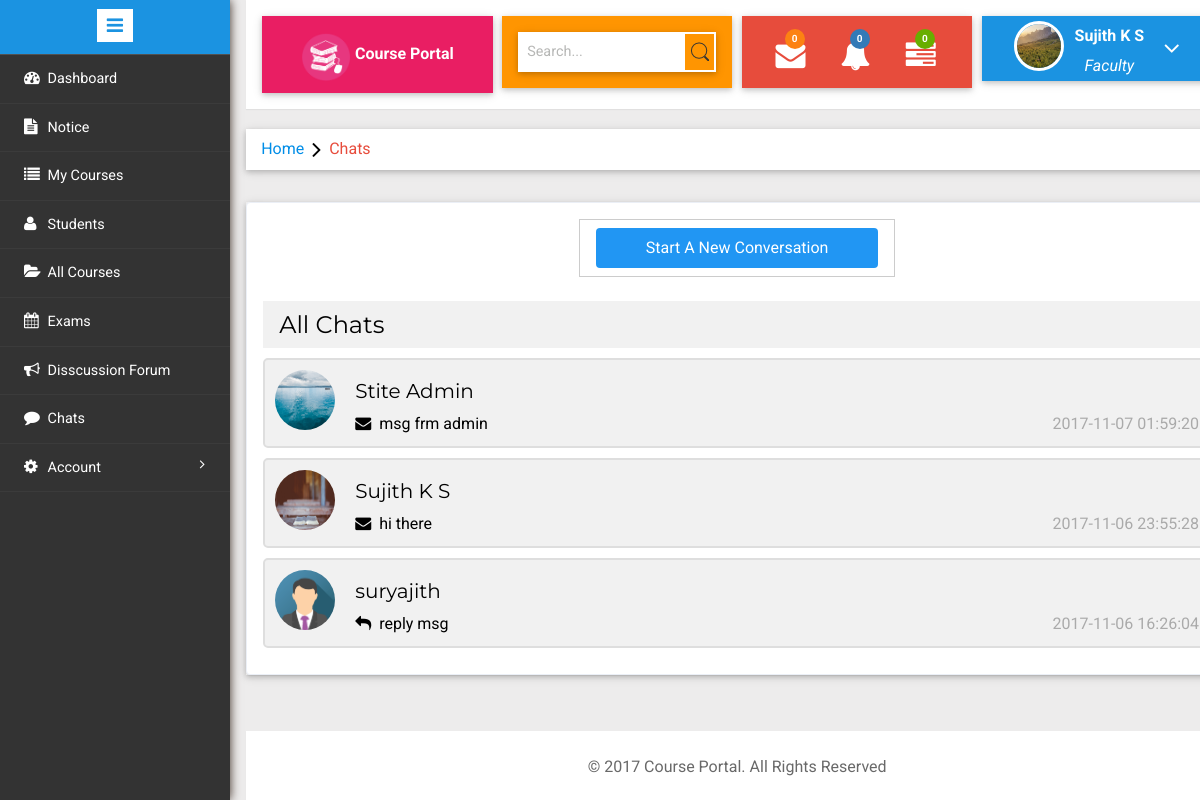
The app's page /faculty/index.php?page=chat (signed in) with its own data.
### tables this page shows
CREATE TABLE `users` (
  `id` int(11) NOT NULL,
  `name` char(40) NOT NULL,
  `email` varchar(40) NOT NULL,
  `pass` varchar(40) NOT NULL,
  `type` varchar(10) NOT NULL,
  `mobile` bigint(11) NOT NULL,
  `gender` varchar(40) NOT NULL,
  `image` varchar(50) NOT NULL DEFAULT '../images/avatar.png',
  `dob` date NOT NULL,
  `join_date` datetime NOT NULL DEFAULT CURRENT_TIMESTAMP
);

CREATE TABLE `discussion_chat` (
  `chatdetail_id` int(11) NOT NULL,
  `cdatetime` timestamp NOT NULL DEFAULT CURRENT_TIMESTAMP,
  `message` varchar(1000) NOT NULL,
  `user_id` int(11) NOT NULL,
  `chat_id` int(11) NOT NULL,
  `status` varchar(20) NOT NULL DEFAULT 'unread'
);

### faculty/index.php (the view, shortened to what this page needs)
<?php
	require("../auth.php");
	if(getStatus()!="approved")
		$home="verify.php";
	else
		$home="dashboard.php";
	function getName(){
		$fid=$_SESSION['user_id'];
		require('../connection.php');
		$query="SELECT * FROM `users` WHERE id=$fid";
        $result = mysqli_query($con,$query) or die(mysqli_error());
        $row=$result->fetch_assoc();
        return $row["name"];
	}
	function getAvatar(){
		$fid=$_SESSION['user_id'];
		require('../connection.php');
		$query="SELECT * FROM `users` WHERE id=$fid";
        $result = mysqli_query($con,$query) or die(mysqli_error());
        $row=$result->fetch_assoc();
        return $row["image"];
	}
	function getStatus(){
		$fid=$_SESSION['user_id'];
		require('../connection.php');
		$query="SELECT * FROM `faculty` WHERE facultyId=$fid";
		$result = mysqli_query($con,$query) or die(mysqli_error());
        $row=$result->fetch_assoc();
        return $row["status"];
	}
	function getUserAvatar($id){
		require('../connection.php');
		$query="SELECT * FROM `users` WHERE id=$id";
        $result = mysqli_query($con,$query) or die(mysqli_error());
        $row=$result->fetch_assoc();
        return $row["image"];
	}
?>
<!DOCTYPE HTML>
<html>
<head>
<link href="../css/bootstrap.min.css" rel='stylesheet' type='text/css' />
<link href="../css/w3.css" rel='stylesheet' type='text/css' />
<link href="../css/style.css" rel='stylesheet' type='text/css' />
<link href="../css/chat.css" rel='stylesheet' type='text/css' />
<link rel="stylesheet" href="../css/morris.css" type="text/css"/>
<link href="../css/font-awesome.css" rel="stylesheet">
<link rel="stylesheet" href="../css/icon-font.min.css" type='text/css' />
</head>
<body>
   <div class="page-container">
<div class="left-content">
	   <div class="mother-grid-inner">
				<div class="header-main w3-card-2">
					<div class="logo-w3-agile w3-pink w3-text-whit e w3-card-2">
								<img src="../images/logo.png" width="50px" height="50px"><b>  Course Portal</b>
							</div>
					<div class="w3layouts-left w3-card-2">
								<div class="w3-search-box w3-card-2">
								<form action="index.php?page=search" method="post">
								<input type="text" placeholder="Search..." name="name" required="">
								<input type="submit" name="submit" value="">
							</form>
								</div>
								</div>
								<div class="w3layouts-right w3-card-2">
								   <div class="profile_details_left">
									   <ul class="nofitications-dropdown">
										   <li class="dropdown head-dpdn">
											   <a href="#" class="dropdown-toggle" data-toggle="dropdown" aria-expanded="false"><i class="fa fa-envelope"></i><span class="badge">0</span></a>
										   </li>
										   <li class="dropdown head-dpdn">
											   <a href="#" class="dropdown-toggle" data-toggle="dropdown" aria-expanded="false"><i class="fa fa-bell"></i><span class="badge blue">0</span></a>
										   </li>
										   <li class="dropdown head-dpdn">
											   <a href="#" class="dropdown-toggle" data-toggle="dropdown" aria-expanded="false"><i class="fa fa-tasks"></i><span class="badge blue1">0</span></a>
										   </li>
										   <div class="clearfix"> </div>
									   </ul>
								   </div>
							   </div>
							   <div class="profile_details w3l w3-card-2">
									   <ul>
										   <li class="dropdown profile_details_drop">
											   <a href="#" class="dropdown-toggle" data-toggle="dropdown" aria-expanded="false">
												   <div class="profile_img">
													   <span class="prfil-img"><img src="<?php echo getAvatar(); ?>" alt=""> </span>
													   <div class="user-name">
														   <p><?php echo getName(); ?></p>
														   <span>Faculty</span>
													   </div>
													   <i class="fa fa-angle-down"></i>
													   <div class="clearfix"></div>
												   </div>
											   </a>
										   </li>
									   </ul>
								   </div>
					   </div>
 <?php
		@$page=  $_GET['page'];
		  if($page!="")
		  {
			switch($page){
				case "chat":	include("chat.php"); break;
			}
		  }
		  else
		  {
		  include($home);
		  }
		  ?>
<br />
<div class="copyrights ">
<p>© 2017 Course Portal. All Rights Reserved</p>
</div>
</div>
</div>
				<div class="sidebar-menu">
					<header class="logo1">
						<a href="#" class="sidebar-icon"> <span class="fa fa-bars"></span> </a>
					</header>
                           <div class="menu">
									<ul id="menu" >
										<li><a href="index.php"><i class="fa fa-tachometer"></i> <span title="Dashboard">Dashboard</span><div class="clearfix"></div></a></li>
										 <li><a href="index.php?page=notice"><i class="fa fa-file-text" aria-hidden="true"></i><span title="Notice">Notice</span><div class="clearfix"></div></a></li>
										 <li><a href="index.php?page=my-course"><i class="fa fa-list" aria-hidden="true"></i><span title="My Courses">My Courses</span><div class="clearfix"></div></a></li>
										 <li><a href="index.php?page=student"><i class="fa fa-user" aria-hidden="true"></i><span title="Students">Students</span><div class="clearfix"></div></a></li>
										 <li><a href="index.php?page=course"><i class="fa fa-folder-open" aria-hidden="true"></i><span title="All Courses">All Courses</span><div class="clearfix"></div></a></li>
										 <li><a href="index.php?page=exam"><i class="fa fa-calendar" aria-hidden="true"></i><span title="Exams">Exams</span><div class="clearfix"></div></a></li>
										 <li><a href="index.php?page=discussion"><i class="fa fa-bullhorn" aria-hidden="true"></i><span title="Disscussion">Disscussion Forum</span><div class="clearfix"></div></a></li>
										 <li><a href="index.php?page=chat"><i class="fa fa-comment" aria-hidden="true"></i><span title="Chats">Chats</span><div class="clearfix"></div></a></li>
							        <li id="menu-academico" ><a href="#"><i class="fa fa-gear"></i>  <span>Account</span> <span class="fa fa-angle-right" style="float: right" title="Account"></span><div class="clearfix"></div></a>
									 </li>
								  </ul>
								</div>
							  </div>
							</div>
</body>
</html>

### faculty/chat.php
<?php
require('../connection.php');
$card="";
$uid=$_SESSION['user_id'];
$query = "SELECT discussion_chatmaster.chat_id, user_id_from, user_id_to, name, cdatetime FROM discussion_chatmaster, users,discussion_chat WHERE discussion_chatmaster.user_id_from=users.id AND discussion_chat.chat_id=discussion_chatmaster.chat_id AND discussion_chatmaster.user_id_to=$uid GROUP BY discussion_chatmaster.chat_id UNION SELECT discussion_chatmaster.chat_id, user_id_from, user_id_to, name, cdatetime FROM discussion_chatmaster, users,discussion_chat WHERE discussion_chatmaster.user_id_to=users.id AND discussion_chat.chat_id=discussion_chatmaster.chat_id AND discussion_chatmaster.user_id_from=$uid GROUP BY discussion_chatmaster.chat_id ORDER BY cdatetime DESC";
$result = mysqli_query($con,$query);
while($row=$result->fetch_assoc()){
    if($row[user_id_to]==$uid) $usr=$row[user_id_from];
    else $usr=$row[user_id_to];
    $card.='<a href="index.php?page=message&id='.$usr.'"><div class="chat-container w3-hover-gray w3-text-black">
    <img src="'.getUserAvatar($usr).'" alt="Avatar" width=60 height=60>
    <h4>'.$row["name"].'</h4>';
    $sql="SELECT * FROM discussion_chat WHERE chat_id=$row[chat_id] ORDER BY cdatetime DESC";
    $result1 = mysqli_query($con,$sql);
    $chatrow=$result1->fetch_assoc();
    if($chatrow[user_id]==$uid) $icon="fa-reply";
    else $icon="fa-envelope";
    $card.='<span><i class="fa '.$icon.'"></i> &nbsp'.$chatrow["message"].'</span>
    <span class="time-right">'.$chatrow["cdatetime"].'</span>
</div></a>';
}
?>
<ol class="breadcrumb w3-card-2">
    <li class="breadcrumb-item"><a href="index.php">Home</a><i class="fa fa-angle-right"></i>Chats</li>
</ol>
<div class="validation-system w3-card-2">
    <div class="validation-form">
    <div class="w3-row">
            <div class="w3-third  w3-padding">
            </div>
            <div class="w3-third w3-border w3-padding">
                <a class="w3-blue w3-hover-red w3-button w3-ripple w3-round w3-show" href="index.php?page=search">Start A New Conversation</a>
            </div>
            <div class="w3-third  w3-padding">
            </div>
        </div><br>
        <header class="w3-container w3-light-grey">
            <h3>All Chats</h3>
        </header>
        <?php echo $card; ?>
    </div>
</div>

### css/w3.css (style rules this page uses)
html { box-sizing:border-box }
*,*:before,*:after { box-sizing:inherit }
html { -ms-text-size-adjust:100%;-webkit-text-size-adjust:100% }
body { margin:0 }
article,aside,details,figcaption,figure,footer,header,main,menu,nav,section,summary { display:block }
a { background-color:transparent;-webkit-text-decoration-skip:objects }
img { border-style:none }
button,input,select,textarea { font:inherit;margin:0 }
button,input { overflow:visible }
button,html [type=button],[type=reset],[type=submit] { -webkit-appearance:button }
html,body { font-family:Verdana,sans-serif;font-size:15px;line-height:1.5 }
html { overflow-x:hidden }
h3 { font-size:24px }
h4 { font-size:20px }
h1,h2,h3,h4,h5,h6 { font-family:"Segoe UI",Arial,sans-serif;font-weight:400;margin:10px 0 }
img { margin-bottom:-5px }
a { color:inherit }
.w3-btn,.w3-button { border:none;display:inline-block;outline:0;padding:8px 16px;vertical-align:middle;overflow:hidden;text-decoration:none;color:inherit;background-color:inherit;text-align:center;cursor:pointer;white-space:nowrap }
.w3-btn,.w3-button { -webkit-touch-callout:none;-webkit-user-select:none;-khtml-user-select:none;-moz-user-select:none;-ms-user-select:none;user-select:none }
.w3-ripple { transition:opacity 0s }
.w3-container:after,.w3-container:before,.w3-panel:after,.w3-panel:before,.w3-row:after,.w3-row:before,.w3-row-padding:after,.w3-row-padding:before, .w3-cell-row:before,.w3-cell-row:after,.w3-clear:after,.w3-clear:before,.w3-bar:before,.w3-bar:after { content:"";display:table;clear:both }
.w3-col,.w3-half,.w3-third,.w3-twothird,.w3-threequarter,.w3-quarter { float:left;width:100% }
@media (min-width:601px) { .w3-col.m4,.w3-third { width:33.33333% } }
.w3-show-block,.w3-show { display:block!important }
.w3-round,.w3-round-medium { border-radius:4px }
.w3-container,.w3-panel { padding:0.01em 16px }
.w3-card,.w3-card-2 { box-shadow:0 2px 5px 0 rgba(0,0,0,0.16),0 2px 10px 0 rgba(0,0,0,0.12) }
.w3-border { border:1px solid #ccc!important }
.w3-padding { padding:8px 16px!important }
.w3-blue,.w3-hover-blue:hover { color:#fff!important;background-color:#2196F3!important; }
.w3-pink,.w3-hover-pink:hover { color:#fff!important;background-color:#e91e63!important }
.w3-light-grey,.w3-hover-light-grey:hover,.w3-light-gray,.w3-hover-light-gray:hover { color:#000!important;background-color:#f1f1f1!important }
.w3-text-black,.w3-hover-text-black:hover { color:#000!important }

### css/chat.css (style rules this page uses)
.chat-container { border: 2px solid #dedede; background-color: #f1f1f1; border-radius: 5px; padding: 10px; margin: 10px 0; }
.chat-container::after { content: ""; clear: both; display: table; }
.chat-container img { float: left; max-width: 60px; width: 100%; margin-right: 20px; border-radius: 50%; }
.time-right { float: right; color: #aaa; }

### records on screen
users: image (picture), name "Sujith K S"
discussion_chat: message "msg frm admin", cdatetime "2017-11-07 01:59:20"
discussion_chat: message "hi there", cdatetime "2017-11-06 23:55:28"
discussion_chat: message "reply msg", cdatetime "2017-11-06 16:26:04"

### other values on screen
$row["name"] "Stite Admin"
$row["name"] "Sujith K S"
$row["name"] "suryajith"
